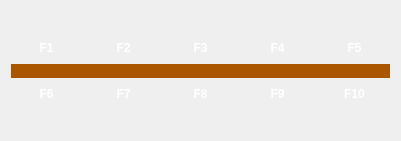
  <widget class="QWidget" name="layoutWidget_14">
   <property name="geometry">
    <rect>
     <x>450</x>
     <y>470</y>
     <width>401</width>
     <height>141</height>
    </rect>
   </property>
   <layout class="QVBoxLayout" name="verticalLayout_229">
    <item>
     <layout class="QHBoxLayout" name="horizontalLayout_58">
      <item>
       <layout class="QVBoxLayout" name="verticalLayout_230">
        <item>
         <widget class="QLabel" name="F2_25">
          <property name="sizePolicy">
           <sizepolicy hsizetype="Ignored" vsizetype="Ignored">
            <horstretch>0</horstretch>
            <verstretch>0</verstretch>
           </sizepolicy>
          </property>
          <property name="text">
           <string/>
          </property>
         </widget>
        </item>
        <item>
         <widget class="QPushButton" name="F1">
          <property name="sizePolicy">
           <sizepolicy hsizetype="Ignored" vsizetype="Ignored">
            <horstretch>0</horstretch>
            <verstretch>0</verstretch>
           </sizepolicy>
          </property>
          <property name="styleSheet">
           <string notr="true">background-repeat : no;
background-position : center;background-image: url(:/new/prefix1/Resource/의자11.PNG);
color : white;
font-weight : bold;
border : 0px;</string>
          </property>
          <property name="text">
           <string>F1</string>
          </property>
         </widget>
        </item>
       </layout>
      </item>
      <item>
       <layout class="QVBoxLayout" name="verticalLayout_231">
        <item>
         <widget class="QLabel" name="F2_26">
          <property name="sizePolicy">
           <sizepolicy hsizetype="Ignored" vsizetype="Ignored">
            <horstretch>0</horstretch>
            <verstretch>0</verstretch>
           </sizepolicy>
          </property>
          <property name="text">
           <string/>
          </property>
         </widget>
        </item>
        <item>
         <widget class="QPushButton" name="F2">
          <property name="sizePolicy">
           <sizepolicy hsizetype="Ignored" vsizetype="Ignored">
            <horstretch>0</horstretch>
            <verstretch>0</verstretch>
           </sizepolicy>
          </property>
          <property name="styleSheet">
           <string notr="true">background-repeat : no;
background-position : center;background-image: url(:/new/prefix1/Resource/의자11.PNG);
color : white;
font-weight : bold;
border : 0px;</string>
          </property>
          <property name="text">
           <string>F2</string>
          </property>
         </widget>
        </item>
       </layout>
      </item>
      <item>
       <layout class="QVBoxLayout" name="verticalLayout_232">
        <item>
         <widget class="QLabel" name="F2_27">
          <property name="sizePolicy">
           <sizepolicy hsizetype="Ignored" vsizetype="Ignored">
            <horstretch>0</horstretch>
            <verstretch>0</verstretch>
           </sizepolicy>
          </property>
          <property name="text">
           <string/>
          </property>
         </widget>
        </item>
        <item>
         <widget class="QPushButton" name="F3">
          <property name="sizePolicy">
           <sizepolicy hsizetype="Ignored" vsizetype="Ignored">
            <horstretch>0</horstretch>
            <verstretch>0</verstretch>
           </sizepolicy>
          </property>
          <property name="styleSheet">
           <string notr="true">background-repeat : no;
background-position : center;background-image: url(:/new/prefix1/Resource/의자11.PNG);
color : white;
font-weight : bold;
border : 0px;</string>
          </property>
          <property name="text">
           <string>F3</string>
          </property>
         </widget>
        </item>
       </layout>
      </item>
      <item>
       <layout class="QVBoxLayout" name="verticalLayout_233">
        <item>
         <widget class="QLabel" name="F2_28">
          <property name="sizePolicy">
           <sizepolicy hsizetype="Ignored" vsizetype="Ignored">
            <horstretch>0</horstretch>
            <verstretch>0</verstretch>
           </sizepolicy>
          </property>
          <property name="text">
           <string/>
          </property>
         </widget>
        </item>
        <item>
         <widget class="QPushButton" name="F4">
          <property name="sizePolicy">
           <sizepolicy hsizetype="Ignored" vsizetype="Ignored">
            <horstretch>0</horstretch>
            <verstretch>0</verstretch>
           </sizepolicy>
          </property>
          <property name="styleSheet">
           <string notr="true">background-repeat : no;
background-position : center;background-image: url(:/new/prefix1/Resource/의자11.PNG);
color : white;
font-weight : bold;
border : 0px;</string>
          </property>
          <property name="text">
           <string>F4</string>
          </property>
         </widget>
        </item>
       </layout>
      </item>
      <item>
       <layout class="QVBoxLayout" name="verticalLayout_234">
        <item>
         <widget class="QLabel" name="F2_29">
          <property name="sizePolicy">
           <sizepolicy hsizetype="Ignored" vsizetype="Ignored">
            <horstretch>0</horstretch>
            <verstretch>0</verstretch>
           </sizepolicy>
          </property>
          <property name="text">
           <string/>
          </property>
         </widget>
        </item>
        <item>
         <widget class="QPushButton" name="F5">
          <property name="sizePolicy">
           <sizepolicy hsizetype="Ignored" vsizetype="Ignored">
            <horstretch>0</horstretch>
            <verstretch>0</verstretch>
           </sizepolicy>
          </property>
          <property name="styleSheet">
           <string notr="true">background-repeat : no;
background-position : center;background-image: url(:/new/prefix1/Resource/의자11.PNG);
color : white;
font-weight : bold;
border : 0px;</string>
          </property>
          <property name="text">
           <string>F5</string>
          </property>
         </widget>
        </item>
       </layout>
      </item>
     </layout>
    </item>
    <item>
     <widget class="QLabel" name="label_25">
      <property name="sizePolicy">
       <sizepolicy hsizetype="Preferred" vsizetype="Fixed">
        <horstretch>0</horstretch>
        <verstretch>0</verstretch>
       </sizepolicy>
      </property>
      <property name="styleSheet">
       <string notr="true">background-color : rgb(170, 85, 0)</string>
      </property>
      <property name="text">
       <string/>
      </property>
      <property name="alignment">
       <set>Qt::AlignCenter</set>
      </property>
     </widget>
    </item>
    <item>
     <layout class="QHBoxLayout" name="horizontalLayout_59">
      <item>
       <layout class="QVBoxLayout" name="verticalLayout_235">
        <item>
         <widget class="QPushButton" name="F6">
          <property name="sizePolicy">
           <sizepolicy hsizetype="Ignored" vsizetype="Ignored">
            <horstretch>0</horstretch>
            <verstretch>0</verstretch>
           </sizepolicy>
          </property>
          <property name="styleSheet">
           <string notr="true">background-position:cetner;background-image: url(:/new/prefix1/Resource/의자22.PNG);
background-repeat : no;
color : white;
font-weight : bold;
border: 0px;</string>
          </property>
          <property name="text">
           <string>F6</string>
          </property>
         </widget>
        </item>
        <item>
         <widget class="QLabel" name="F2_30">
          <property name="sizePolicy">
           <sizepolicy hsizetype="Ignored" vsizetype="Ignored">
            <horstretch>0</horstretch>
            <verstretch>0</verstretch>
           </sizepolicy>
          </property>
          <property name="text">
           <string/>
          </property>
         </widget>
        </item>
       </layout>
      </item>
      <item>
       <layout class="QVBoxLayout" name="verticalLayout_236">
        <item>
         <widget class="QPushButton" name="F7">
          <property name="sizePolicy">
           <sizepolicy hsizetype="Ignored" vsizetype="Ignored">
            <horstretch>0</horstretch>
            <verstretch>0</verstretch>
           </sizepolicy>
          </property>
          <property name="styleSheet">
           <string notr="true">background-position:cetner;background-image: url(:/new/prefix1/Resource/의자22.PNG);
background-repeat : no;
color : white;
font-weight : bold;
border: 0px;</string>
          </property>
          <property name="text">
           <string>F7</string>
          </property>
         </widget>
        </item>
        <item>
         <widget class="QLabel" name="F2_31">
          <property name="sizePolicy">
           <sizepolicy hsizetype="Ignored" vsizetype="Ignored">
            <horstretch>0</horstretch>
            <verstretch>0</verstretch>
           </sizepolicy>
          </property>
          <property name="text">
           <string/>
          </property>
         </widget>
        </item>
       </layout>
      </item>
      <item>
       <layout class="QVBoxLayout" name="verticalLayout_237">
        <item>
         <widget class="QPushButton" name="F8">
          <property name="sizePolicy">
           <sizepolicy hsizetype="Ignored" vsizetype="Ignored">
            <horstretch>0</horstretch>
            <verstretch>0</verstretch>
           </sizepolicy>
          </property>
          <property name="styleSheet">
           <string notr="true">background-position:cetner;background-image: url(:/new/prefix1/Resource/의자22.PNG);
background-repeat : no;
color : white;
font-weight : bold;
border: 0px;</string>
          </property>
          <property name="text">
           <string>F8</string>
          </property>
         </widget>
        </item>
        <item>
         <widget class="QLabel" name="F2_32">
          <property name="sizePolicy">
           <sizepolicy hsizetype="Ignored" vsizetype="Ignored">
            <horstretch>0</horstretch>
            <verstretch>0</verstretch>
           </sizepolicy>
          </property>
          <property name="text">
           <string/>
          </property>
         </widget>
        </item>
       </layout>
      </item>
      <item>
       <layout class="QVBoxLayout" name="verticalLayout_238">
        <item>
         <widget class="QPushButton" name="F9">
          <property name="sizePolicy">
           <sizepolicy hsizetype="Ignored" vsizetype="Ignored">
            <horstretch>0</horstretch>
            <verstretch>0</verstretch>
           </sizepolicy>
          </property>
          <property name="styleSheet">
           <string notr="true">background-position:cetner;background-image: url(:/new/prefix1/Resource/의자22.PNG);
background-repeat : no;
color : white;
font-weight : bold;
border: 0px;</string>
          </property>
          <property name="text">
           <string>F9</string>
          </property>
         </widget>
        </item>
        <item>
         <widget class="QLabel" name="F2_33">
          <property name="sizePolicy">
           <sizepolicy hsizetype="Ignored" vsizetype="Ignored">
            <horstretch>0</horstretch>
            <verstretch>0</verstretch>
           </sizepolicy>
          </property>
          <property name="text">
           <string/>
          </property>
         </widget>
        </item>
       </layout>
      </item>
      <item>
       <layout class="QVBoxLayout" name="verticalLayout_239">
        <item>
         <widget class="QPushButton" name="F10">
          <property name="sizePolicy">
           <sizepolicy hsizetype="Ignored" vsizetype="Ignored">
            <horstretch>0</horstretch>
            <verstretch>0</verstretch>
           </sizepolicy>
          </property>
          <property name="styleSheet">
           <string notr="true">background-position:cetner;background-image: url(:/new/prefix1/Resource/의자22.PNG);
background-repeat : no;
color : white;
font-weight : bold;
border: 0px;</string>
          </property>
          <property name="text">
           <string>F10</string>
          </property>
         </widget>
        </item>
        <item>
         <widget class="QLabel" name="F2_34">
          <property name="sizePolicy">
           <sizepolicy hsizetype="Ignored" vsizetype="Ignored">
            <horstretch>0</horstretch>
            <verstretch>0</verstretch>
           </sizepolicy>
          </property>
          <property name="text">
           <string/>
          </property>
         </widget>
        </item>
       </layout>
      </item>
     </layout>
    </item>
   </layout>
  </widget>
